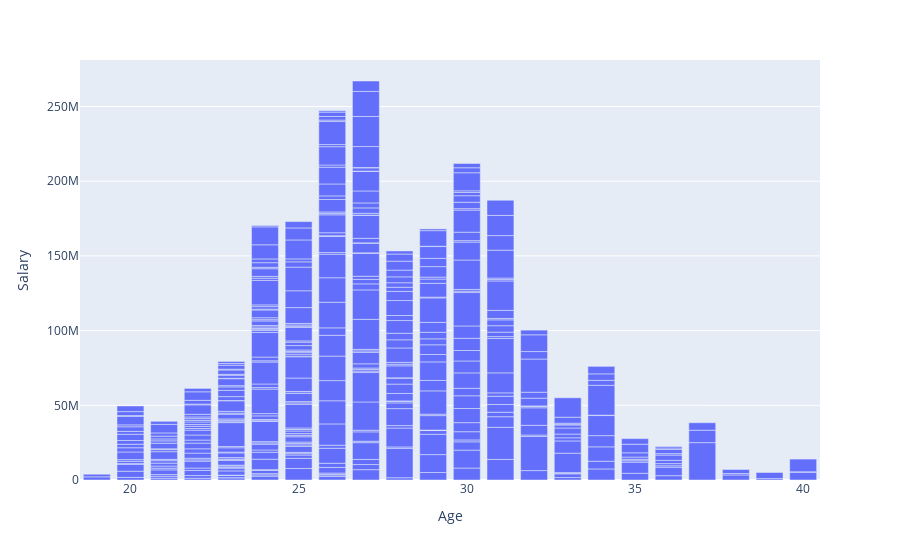

The code cell stored with this chart in its notebook:
### Code cell
px.bar(df,x='Age',y='Salary')

### Figure 1 — Plotly figure (JSON) as saved in the notebook; plotly's stock layout.template omitted (floating-point values rounded to 4 significant figures; data arrays with more than 128 entries replaced by an {"elided": "..."} marker saying what was removed)
{"data": [{"alignmentgroup": "True", "hovertemplate": "Age=%{x}<br>Salary=%{y}<extra></extra>", "legendgroup": "", "marker": {"color": "#636efa"}, "name": "", "offsetgroup": "", "orientation": "v", "showlegend": false, "textposition": "auto", "type": "bar", "x": {"elided": "457 int values"}, "xaxis": "x", "y": {"elided": "457 int values"}, "yaxis": "y"}], "layout": {"barmode": "relative", "legend": {"tracegroupgap": 0}, "margin": {"t": 60}, "xaxis": {"anchor": "y", "domain": [0, 1], "title": {"text": "Age"}}, "yaxis": {"anchor": "x", "domain": [0, 1], "title": {"text": "Salary"}}}}
